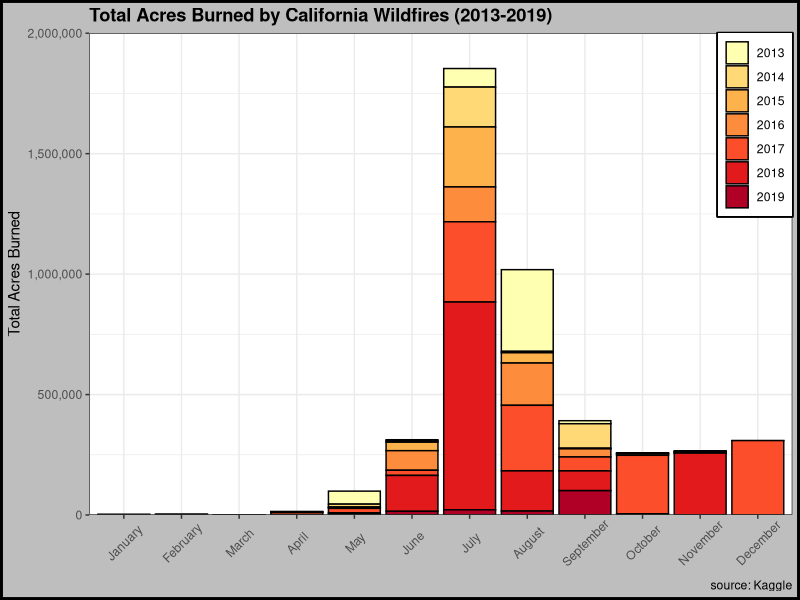
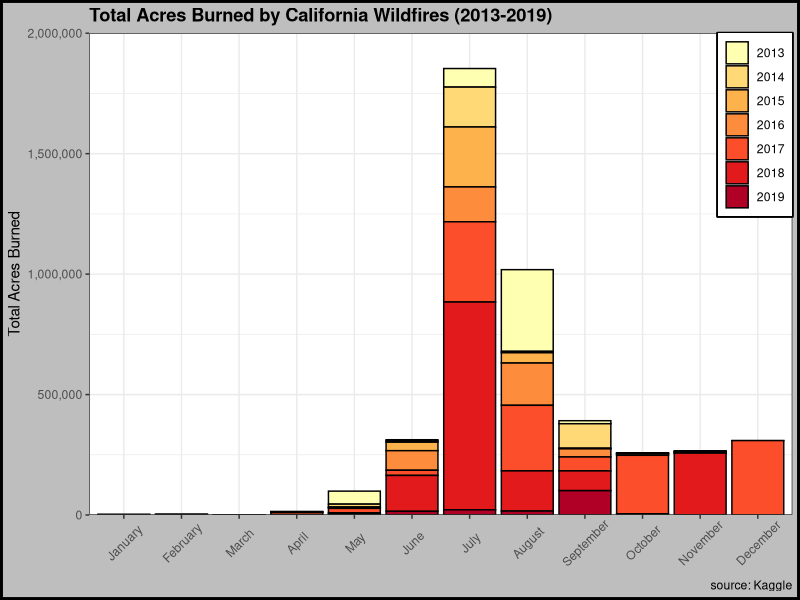

Generate these figures, in order, with R:
## ---- chunk 1
knitr::opts_chunk$set(echo = TRUE)
## ---- chunk 2
library(knitr)
opts_chunk$set(warning = FALSE, message = FALSE, 
               comment = FALSE)
## ---- chunk 3
library(ggplot2)
library(tidyverse)
library(lubridate)
library(scales)
## ---- chunk 4
cali_fire <- read_csv("cali_fire.csv") %>% 
  #convert to date
  mutate(Started = mdy_hm(Started))
## ---- chunk 5
month_cali_fire <- cali_fire%>%
  mutate(month = month(Started, label = TRUE, abbr =FALSE))%>%
  mutate(year = year(Started))%>%
  filter(year > 2012)%>%
  group_by(month, year)%>%
  summarise(total_acres_burned = sum(AcresBurned))%>%
  mutate_all(~replace(., is.na(.), 0))
## ---- chunk 6
stack_plot <- ggplot(month_cali_fire, aes(x =month, y = total_acres_burned, fill= as.factor(year)))+ 
  geom_bar(position="stack", stat="identity", colour="black")+ 
  labs(title = "Total Acres Burned by California Wildfires (2013-2019)",
       y = "Total Acres Burned",
       x = NULL,
       caption = "source: Kaggle")+
  scale_fill_brewer(palette = "YlOrRd")+
  scale_y_continuous(labels = scales::label_comma(),
                     limits=c(0, 2000000),
                     expand = c(0,0))+
  theme_bw()+
  theme(plot.title = element_text(face = "bold"),
        plot.background = element_rect(colour = "black", fill="grey", size=2),
        legend.box.background = element_rect(color = "black", size=1),
        legend.position = c(1, 1), 
        legend.justification = c(1, 1),
        legend.title = element_blank(),
        axis.text.x = element_text(angle = 45, vjust = 0.6))

stack_plot
## ---- chunk 7
ggsave("stack_plot.png", plot = stack_plot, height =4, width = 6)
